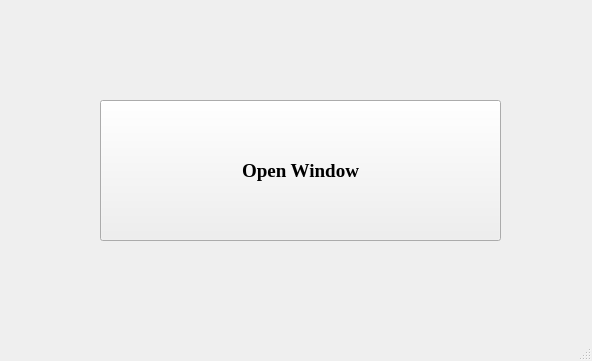
<?xml version="1.0" encoding="UTF-8"?>
<ui version="4.0">
 <class>MainWindow</class>
 <widget class="QMainWindow" name="MainWindow">
  <property name="geometry">
   <rect>
    <x>0</x>
    <y>0</y>
    <width>592</width>
    <height>361</height>
   </rect>
  </property>
  <property name="windowTitle">
   <string>MainWindow</string>
  </property>
  <widget class="QWidget" name="centralwidget">
   <widget class="QPushButton" name="pushButton">
    <property name="geometry">
     <rect>
      <x>100</x>
      <y>100</y>
      <width>401</width>
      <height>141</height>
     </rect>
    </property>
    <property name="font">
     <font>
      <family>Times New Roman</family>
      <pointsize>14</pointsize>
      <weight>75</weight>
      <bold>true</bold>
     </font>
    </property>
    <property name="text">
     <string>Open Window</string>
    </property>
    <property name="iconSize">
     <size>
      <width>40</width>
      <height>40</height>
     </size>
    </property>
   </widget>
  </widget>
  <widget class="QMenuBar" name="menubar">
   <property name="geometry">
    <rect>
     <x>0</x>
     <y>0</y>
     <width>592</width>
     <height>26</height>
    </rect>
   </property>
  </widget>
  <widget class="QStatusBar" name="statusbar"/>
 </widget>
 <resources/>
 <connections/>
</ui>
